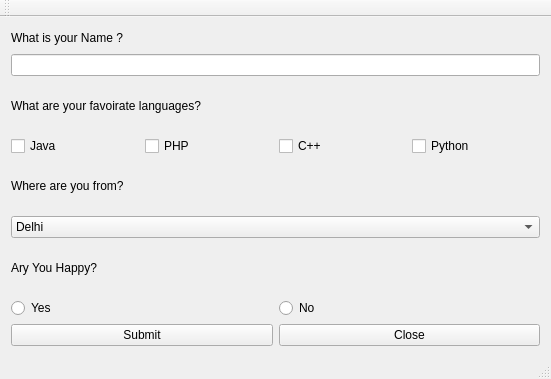
<?xml version="1.0" encoding="UTF-8"?>
<ui version="4.0">
 <class>MainWindow</class>
 <widget class="QMainWindow" name="MainWindow">
  <property name="geometry">
   <rect>
    <x>0</x>
    <y>0</y>
    <width>551</width>
    <height>379</height>
   </rect>
  </property>
  <property name="windowTitle">
   <string>MainWindow</string>
  </property>
  <widget class="QWidget" name="centralWidget">
   <layout class="QVBoxLayout" name="verticalLayout_2">
    <item>
     <layout class="QVBoxLayout" name="verticalLayout">
      <item>
       <widget class="QLabel" name="label_4">
        <property name="text">
         <string>What is your Name ?</string>
        </property>
       </widget>
      </item>
      <item>
       <widget class="QLineEdit" name="nameInput"/>
      </item>
     </layout>
    </item>
    <item>
     <widget class="QLabel" name="label">
      <property name="text">
       <string>What are your favoirate languages?</string>
      </property>
     </widget>
    </item>
    <item>
     <layout class="QHBoxLayout" name="horizontalLayout_2">
      <item>
       <widget class="QCheckBox" name="javaCheckbox">
        <property name="text">
         <string>Java</string>
        </property>
       </widget>
      </item>
      <item>
       <widget class="QCheckBox" name="PhpCheckbox">
        <property name="text">
         <string>PHP</string>
        </property>
       </widget>
      </item>
      <item>
       <widget class="QCheckBox" name="cppCheckbox">
        <property name="text">
         <string>C++</string>
        </property>
       </widget>
      </item>
      <item>
       <widget class="QCheckBox" name="pythonCheckbox">
        <property name="text">
         <string>Python</string>
        </property>
       </widget>
      </item>
     </layout>
    </item>
    <item>
     <widget class="QLabel" name="label_2">
      <property name="text">
       <string>Where are you from?</string>
      </property>
     </widget>
    </item>
    <item>
     <widget class="QComboBox" name="fromComboBox">
      <item>
       <property name="text">
        <string>Delhi</string>
       </property>
      </item>
      <item>
       <property name="text">
        <string>Grater Noida</string>
       </property>
      </item>
      <item>
       <property name="text">
        <string>Gaziabad</string>
       </property>
      </item>
      <item>
       <property name="text">
        <string>Merrut</string>
       </property>
      </item>
      <item>
       <property name="text">
        <string>Noida</string>
       </property>
      </item>
      <item>
       <property name="text">
        <string>Saharanpur</string>
       </property>
      </item>
     </widget>
    </item>
    <item>
     <widget class="QLabel" name="label_5">
      <property name="text">
       <string>Ary You Happy?</string>
      </property>
     </widget>
    </item>
    <item>
     <layout class="QHBoxLayout" name="horizontalLayout_3">
      <item>
       <widget class="QRadioButton" name="HappyYesRB">
        <property name="text">
         <string>Yes</string>
        </property>
       </widget>
      </item>
      <item>
       <widget class="QRadioButton" name="HappyNoRB">
        <property name="text">
         <string>No</string>
        </property>
       </widget>
      </item>
     </layout>
    </item>
    <item>
     <layout class="QHBoxLayout" name="horizontalLayout_4">
      <item>
       <widget class="QPushButton" name="submitBtn">
        <property name="text">
         <string>Submit</string>
        </property>
       </widget>
      </item>
      <item>
       <widget class="QPushButton" name="coloseBtn">
        <property name="text">
         <string>Close</string>
        </property>
       </widget>
      </item>
     </layout>
    </item>
   </layout>
  </widget>
  <widget class="QMenuBar" name="menuBar">
   <property name="geometry">
    <rect>
     <x>0</x>
     <y>0</y>
     <width>551</width>
     <height>22</height>
    </rect>
   </property>
  </widget>
  <widget class="QToolBar" name="mainToolBar">
   <attribute name="toolBarArea">
    <enum>TopToolBarArea</enum>
   </attribute>
   <attribute name="toolBarBreak">
    <bool>false</bool>
   </attribute>
  </widget>
  <widget class="QStatusBar" name="statusBar"/>
 </widget>
 <layoutdefault spacing="6" margin="11"/>
 <resources/>
 <connections>
  <connection>
   <sender>coloseBtn</sender>
   <signal>clicked()</signal>
   <receiver>MainWindow</receiver>
   <slot>close()</slot>
   <hints>
    <hint type="sourcelabel">
     <x>317</x>
     <y>249</y>
    </hint>
    <hint type="destinationlabel">
     <x>355</x>
     <y>274</y>
    </hint>
   </hints>
  </connection>
 </connections>
</ui>
